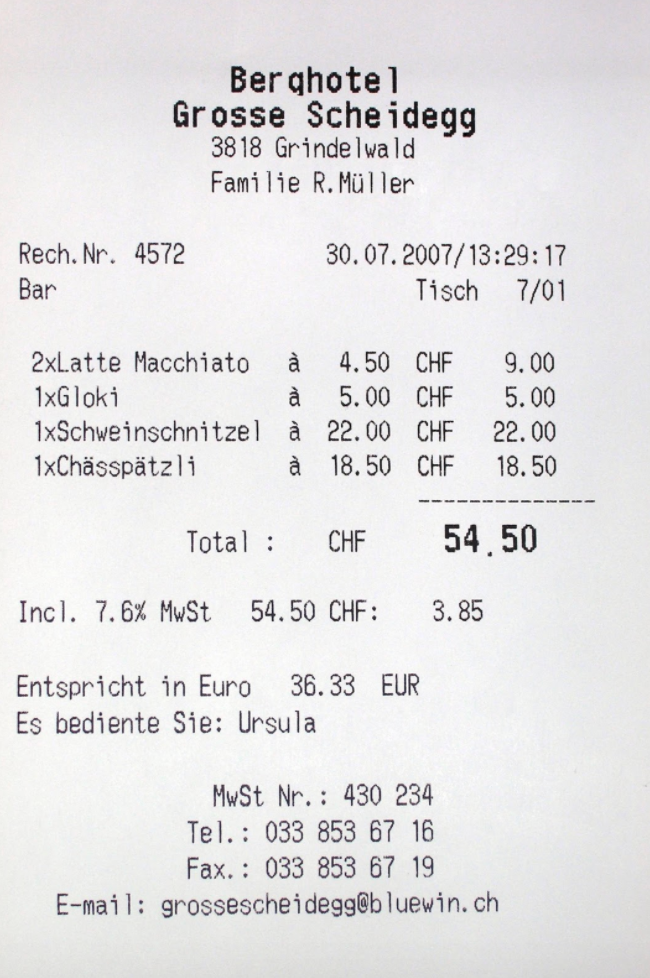
#> input picture Week_5/receipt.png, 650 x 978 px
$ jupyter execute --allow-errors receipt_detection.ipynb
#> lines starting #> are read from the running program, lines starting #| are printed output that depends on the picture; after the words box and inside, x2 and y2 are one past the last pixel; in counts of white or black regions, pixels touching at a corner belong together
[cell 1]
import cv2
import numpy as np
from matplotlib import pyplot as plt

# Read the image
img = cv2.imread('receipt.png',0)
#> img: shape (978, 650); min 2, max 253, mean 227.5
# Simple thresholding
ret,thresh1 = cv2.threshold(img,210,255,cv2.THRESH_BINARY)
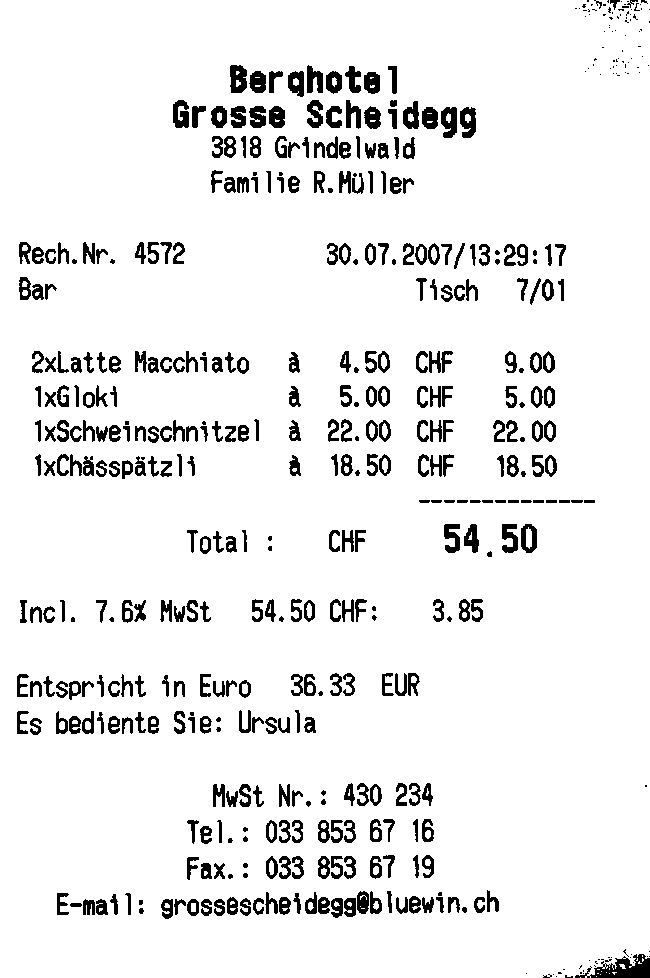
#> thresh1: shape (978, 650); 92.6% white; 499 black regions (124 under 20 px), largest, box (x1, y1, x2, y2) and area: (575, 954, 650, 978) 926, (230, 65, 247, 93) 380, (441, 107, 457, 138) 368
cv2.imshow('gray', thresh1)

[cell 2]
import pytesseract
from pytesseract import Output
import cv2

img = cv2.imread('receipt.png')
#> img is the input picture: shape (978, 650, 3); mean B, G, R 228.6, 227.6, 228.7
